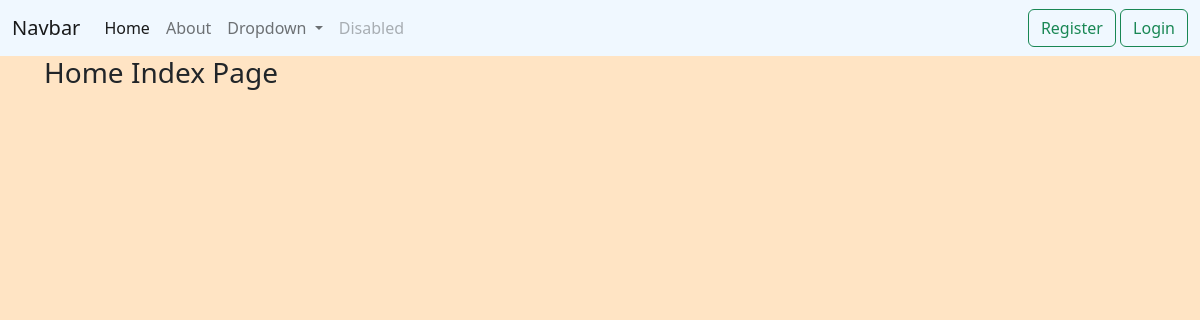
The app's page /, older data.
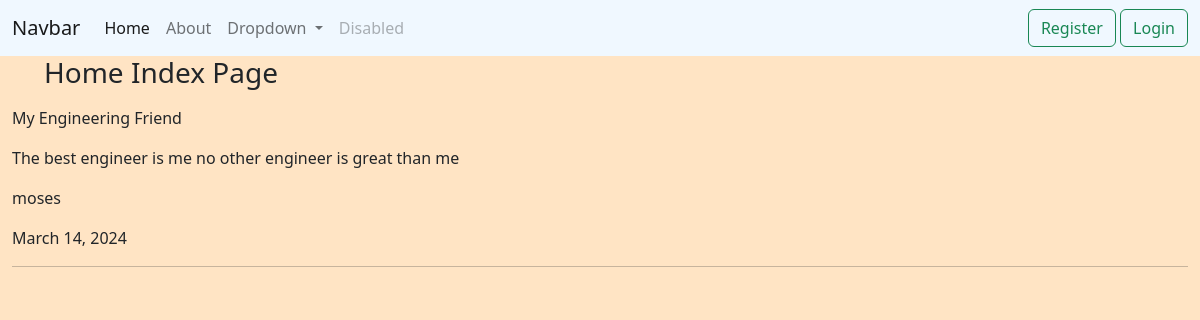
The same page, newer data.
### blog/models.py (models this page shows, shortened)
class Post(models.Model):
    title = models.CharField(max_length=100, )
    content = models.TextField()
    date = models.DateField(default=timezone.now)
    author = models.ForeignKey(User, on_delete=models.CASCADE, default=123)

### blog/views.py (the view)
# urls.py: path('', views.index, name='blogHome'),
def index(request):
    context = {
        'posted' : Post.objects.all()
    }
    return render(request, 'index.html', context)

### blog/templates/index.html
{% extends "base.html" %}
{% block content %}
<h3><ul>Home Index Page</ul></h3>
{% for post in posted%}
    <p>{{ post.title }}</p>
    <p>{{ post.content }}</p>
    <p>{{ post.author }}</p>
    <p>{{ post.date }}</p>
    <hr>
{% endfor %}
{% endblock  %}

Row changes from the older to the newer data that the page shows:
added Post: title "My Engineering Friend", content "The best engineer is me no other engineer is great than me", author "moses", date "March 14, 2024"
